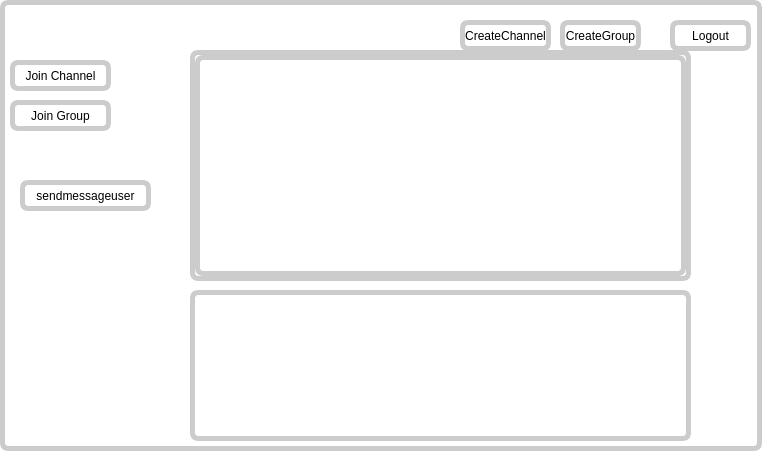
<?xml version="1.0" encoding="UTF-8"?>
<ui version="4.0">
 <class>FlyMessenger</class>
 <widget class="QDialog" name="FlyMessenger">
  <property name="geometry">
   <rect>
    <x>0</x>
    <y>0</y>
    <width>762</width>
    <height>451</height>
   </rect>
  </property>
  <property name="windowTitle">
   <string>Dialog</string>
  </property>
  <property name="styleSheet">
   <string notr="true">border: 5px solid #ccc ;
border-radius:8px;
background:white;</string>
  </property>
  <widget class="QPushButton" name="btnLogout">
   <property name="geometry">
    <rect>
     <x>670</x>
     <y>20</y>
     <width>81</width>
     <height>31</height>
    </rect>
   </property>
   <property name="cursor">
    <cursorShape>PointingHandCursor</cursorShape>
   </property>
   <property name="text">
    <string>Logout</string>
   </property>
  </widget>
  <widget class="QPushButton" name="btnCreateChannel">
   <property name="geometry">
    <rect>
     <x>460</x>
     <y>20</y>
     <width>91</width>
     <height>31</height>
    </rect>
   </property>
   <property name="cursor">
    <cursorShape>PointingHandCursor</cursorShape>
   </property>
   <property name="text">
    <string>CreateChannel</string>
   </property>
  </widget>
  <widget class="QPushButton" name="btnsendmessageuser">
   <property name="geometry">
    <rect>
     <x>20</x>
     <y>180</y>
     <width>131</width>
     <height>31</height>
    </rect>
   </property>
   <property name="cursor">
    <cursorShape>PointingHandCursor</cursorShape>
   </property>
   <property name="text">
    <string>sendmessageuser</string>
   </property>
  </widget>
  <widget class="QPushButton" name="btnJoinGroup">
   <property name="geometry">
    <rect>
     <x>10</x>
     <y>100</y>
     <width>101</width>
     <height>31</height>
    </rect>
   </property>
   <property name="cursor">
    <cursorShape>PointingHandCursor</cursorShape>
   </property>
   <property name="text">
    <string>Join Group</string>
   </property>
  </widget>
  <widget class="QPushButton" name="btnCreateGroup">
   <property name="geometry">
    <rect>
     <x>560</x>
     <y>20</y>
     <width>81</width>
     <height>31</height>
    </rect>
   </property>
   <property name="cursor">
    <cursorShape>PointingHandCursor</cursorShape>
   </property>
   <property name="text">
    <string>CreateGroup</string>
   </property>
  </widget>
  <widget class="QPushButton" name="btnJoinChannel">
   <property name="geometry">
    <rect>
     <x>10</x>
     <y>60</y>
     <width>101</width>
     <height>31</height>
    </rect>
   </property>
   <property name="cursor">
    <cursorShape>PointingHandCursor</cursorShape>
   </property>
   <property name="text">
    <string>Join Channel</string>
   </property>
  </widget>
  <widget class="QScrollArea" name="scrollArea">
   <property name="geometry">
    <rect>
     <x>190</x>
     <y>50</y>
     <width>501</width>
     <height>231</height>
    </rect>
   </property>
   <property name="widgetResizable">
    <bool>true</bool>
   </property>
   <widget class="QWidget" name="scrollAreaWidgetContents">
    <property name="geometry">
     <rect>
      <x>0</x>
      <y>0</y>
      <width>491</width>
      <height>221</height>
     </rect>
    </property>
    <layout class="QGridLayout" name="gridLayout"/>
   </widget>
  </widget>
  <widget class="QTextEdit" name="textEdit">
   <property name="geometry">
    <rect>
     <x>190</x>
     <y>290</y>
     <width>501</width>
     <height>151</height>
    </rect>
   </property>
  </widget>
 </widget>
 <tabstops>
  <tabstop>btnLogout</tabstop>
  <tabstop>btnCreateGroup</tabstop>
  <tabstop>btnCreateChannel</tabstop>
  <tabstop>btnJoinGroup</tabstop>
  <tabstop>btnJoinChannel</tabstop>
  <tabstop>btnsendmessageuser</tabstop>
 </tabstops>
 <resources/>
 <connections/>
</ui>
